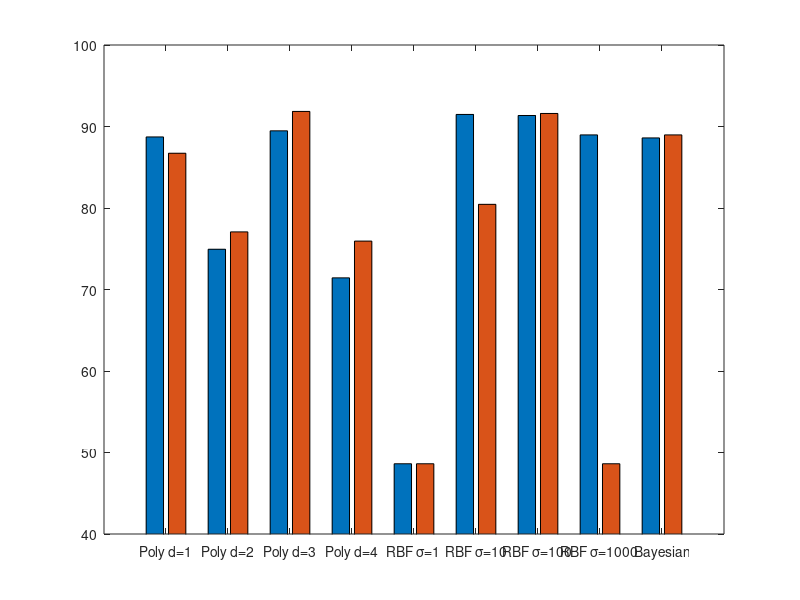

Recreate this plot in MATLAB. (Note: this script raises an error after producing the figure.)
% Results

close all

% SVM Poly d=1 c=1
acc_lr(1) = 88.72;
% SVM Poly d=2 c=1
acc_lr(2) = 74.94;
% SVM Poly d=3 c=1
acc_lr(3) = 89.47;
% SVM Poly d=4 c=1
acc_lr(4) = 71.43;

% SVM RBF s=1 c=1
acc_lr(5) = 48.62;
% SVM RBF s=10 c=10
acc_lr(6) = 91.48;
% SVM RBF s=100 c=100
acc_lr(7) = 91.35;
% SVM RBF s=1000 c=1
acc_lr(8) = 88.97;

% Bayes
acc_lr(9) = 88.60;

% SVM Poly d=1 c=1
acc_hr(1) = 86.72;
% SVM Poly d=2 c=1
acc_hr(2) = 77.07;
% SVM Poly d=3 c=1
acc_hr(3) = 91.85;
% SVM Poly d=4 c=1
acc_hr(4) = 75.94;

% SVM RBF s=1 c=1
acc_hr(5) = 48.62;
% SVM RBF s=10 c=10
acc_hr(6) = 80.45;
% SVM RBF s=100 c=10
acc_hr(7) = 91.60;
% SVM RBF s=1000 c=1
acc_hr(8) = 48.62;

% Bayes
acc_hr(9) = 88.97;

lbl = {'Poly d=1', 'Poly d=2', 'Poly d=3', 'Poly d=4', 'RBF \sigma=1', 'RBF \sigma=10', 'RBF \sigma=100', 'RBF \sigma=1000', 'Bayesian'};

bar([acc_lr; acc_hr]');
ax = axis();
axis([ax(1) ax(2) 40 ax(4)]);
set(gca, 'XTickLabel', lbl);

rotateticklabel(gca, 70);

p = get(gca, 'Position');
p(2) = p(2) + 0.08;
p(4) = p(4) - 0.08;
set(gca, 'Position', p);
ylabel('Accuracy');
title('Classification Results');
legend('Low Res', 'High Res');